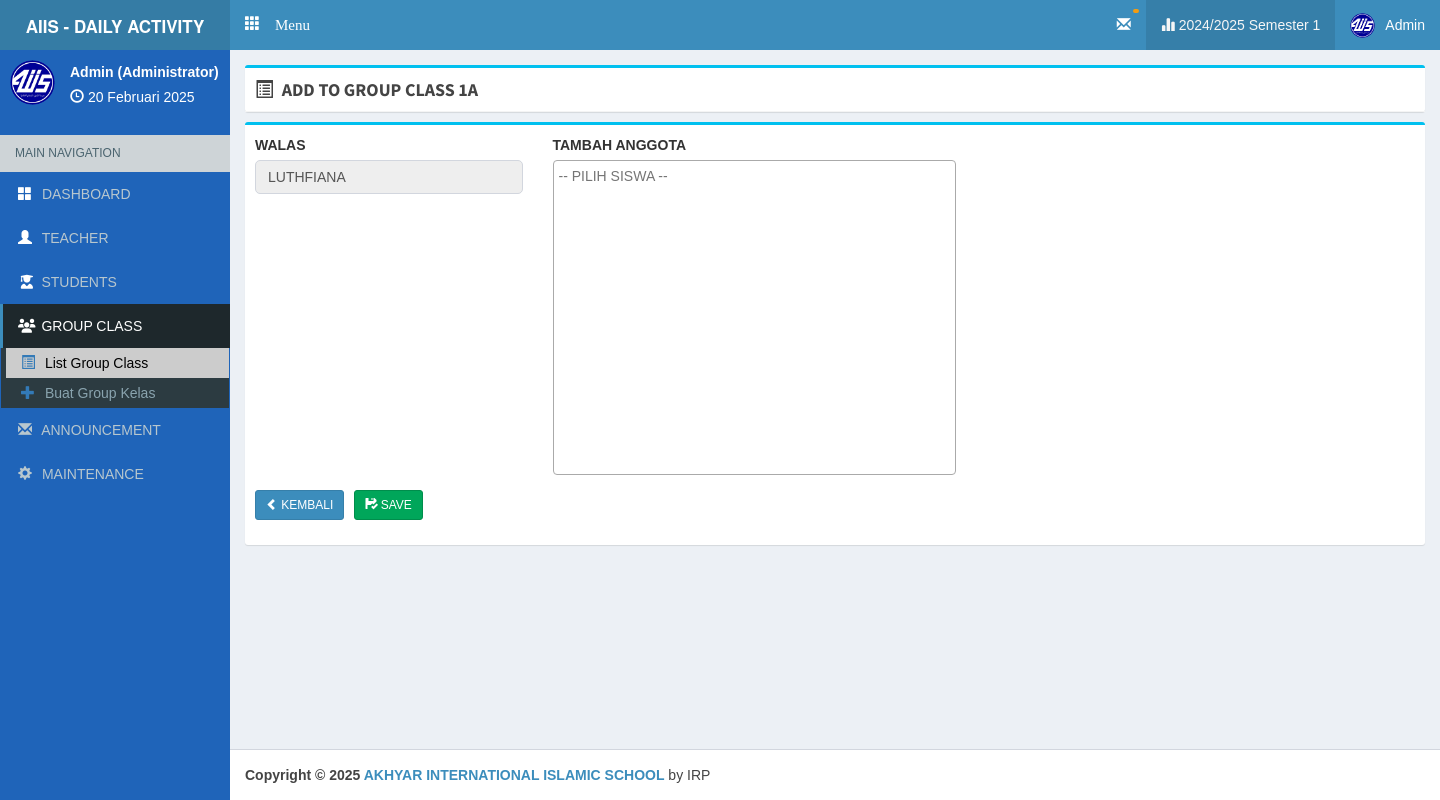
/admin/addtogroupclass/1A (signed in), run on the app's committed database.
### tables this page shows
CREATE TABLE `tahun_ajaran` (
  `id_tahun_ajaran` int(11) NOT NULL,
  `c_role` varchar(50) DEFAULT NULL,
  `tahun` varchar(50) DEFAULT NULL,
  `semester` varchar(50) DEFAULT NULL,
  `status` varchar(50) DEFAULT NULL
);

CREATE TABLE `group_kelas` (
  `id` int(11) NOT NULL,
  `nama_group_kelas` char(250) DEFAULT NULL,
  `walas` varchar(250) DEFAULT NULL,
  `nip` varchar(50) DEFAULT NULL
);

CREATE TABLE `aplikasi` (
  `id` int(2) NOT NULL,
  `alamat` varchar(30) NOT NULL,
  `kepsek` varchar(30) NOT NULL,
  `nipkepsek` varchar(30) NOT NULL,
  `namasek` varchar(60) NOT NULL
);

### php/config.php (called while the page is built, shortened)
<?php
$dbhost ='localhost';
$dbuser ='root';
$dbpass ='';
$dbname ='daily_activity_upt1';
$con=mysqli_connect($dbhost,$dbuser,$dbpass,$dbname);
$base='http://localhost/daily_act_upt1/';
$basead='http://localhost/daily_act_upt1/admin/';
$aplikasi=mysqli_fetch_array(mysqli_query($con,"SELECT * FROM aplikasi limit 1"));
?>

### php/function.php (called while the page is built, shortened)
<?php
function tgl($date){
  $array_bulan = array(1=>'Januari','Februari','Maret', 'April', 'Mei', 'Juni','Juli','Agustus','September','Oktober', 'November','Desember');
  $date = strtotime($date);
  $tanggal = date ('j', $date);
  $bulan = $array_bulan[date('n',$date)];
  $tahun = date('Y',$date);
  $result = $tanggal ." ". $bulan ." ". $tahun;
  return($result);
}
?>

### admin/view/students/addtogroup.php (the view, shortened to what this page needs)
<?php
	$timeOut        = $_SESSION['expire'];
	$timeRunningOut = time() + 5;
	if ($timeRunningOut == $timeOut || $timeRunningOut > $timeOut) {
	    $_SESSION['form_success'] = "session_time_out";
	    $timeIsOut = 1;
	    error_reporting(1);
  	} else {
		$queryGetWalas = mysqli_query($con, "
			SELECT walas FROM group_kelas
			WHERE nama_group_kelas = '$_GET[q]'
		");
		$getWalas = mysqli_fetch_array($queryGetWalas)['walas'];
  	}
?>
<link href="https://cdn.jsdelivr.net/npm/select2@4.1.0-rc.0/dist/css/select2.min.css" rel="stylesheet" />
<div class="box box-info">
  <form action="<?= $basead; ?>listgroupclass" method="post">
    <div class="box-body">
      <div class="row">
        <div class="col-sm-3">
          <div class="form-group">
            <label> WALAS </label>
            <input type="text" readonly name="walas" value="<?= str_replace([" S.Pd.I", "  S.Pd", ",", "Lc.", " S.Sos", "  S.Ag", "  A.Md", "  S.Si", "  M.Pd", "  S.Psi."], "", $getWalas); ?>" required id="nama_group" class="form-control">
          </div>
        </div>
        <div class="col-sm-4">
          <div class="form-group">
            <label> TAMBAH ANGGOTA </label>
          </div>
        </div>
      </div>
      <div class="row">
          <div class="col-sm-5">
              <div class="form-group" style="display: flex; gap: 10px;">
                  <a href="<?= $basead; ?>groupclass/<?= $_GET['q']; ?>" class="btn btn-primary btn-sm"> <i class="glyphicon glyphicon-chevron-left"></i> KEMBALI </a>
                  <button type="submit" name="sv_add_std" class="btn btn-success btn-sm"> <i class="glyphicon glyphicon-floppy-saved"></i> SAVE </button>
              </div>
          </div>
      </div>
    </div>
  </form>
</div>

### admin/main.php (shortened to what this page needs)
<?php
  require '../php/config.php';
  require '../php/function.php';
  $currTahun    = "";
  $currSemester = "";
  $check = mysqli_num_rows(mysqli_query($con, "SELECT * FROM tahun_ajaran WHERE status = 'aktif' AND c_role = '$_SESSION[key_admin]' "));
  if ($check != 0) {
    $currTahun = mysqli_query($con, "SELECT tahun FROM tahun_ajaran WHERE status = 'aktif' AND c_role = '$_SESSION[key_admin]' ");
    $currTahun = mysqli_fetch_assoc($currTahun)['tahun'];
    $currSemester = mysqli_query($con, "SELECT semester FROM tahun_ajaran WHERE status = 'aktif' AND c_role = '$_SESSION[key_admin]' ");
    $currSemester = mysqli_fetch_assoc($currSemester)['semester'];
  } else {
    $currTahun    = "";
    $currSemester = "";
  }
  $na = mysqli_fetch_array(mysqli_query($con,"SELECT * FROM admin where c_admin = '$_SESSION[key_admin]' "));
?>
<!DOCTYPE html>
<html>
<head>
  <link href="<?php echo $base; ?>theme/js/summernote.min.css" rel="stylesheet"/>
  <link rel="stylesheet" href="<?php echo $base; ?>theme/plugins/datatables/dataTables.bootstrap.css">
  <link rel="stylesheet" href="<?php echo $base; ?>theme/plugins/iCheck/square/blue.css">
  <link rel="stylesheet" href="<?= $base; ?>theme/bower_components/bootstrap/dist/css/bootstrap.min.css">
  <link rel="stylesheet" href="<?= $base; ?>theme/bower_components/font-awesome/css/font-awesome.min.css">
  <link rel="stylesheet" href="https://cdnjs.cloudflare.com/ajax/libs/font-awesome/6.5.1/css/all.min.css" />
  <link rel="stylesheet" href="<?= $base; ?>theme/dist/css/AdminLTE.min.css">
  <link rel="stylesheet" href="<?= $base; ?>theme/dist/css/skins/_all-skins.min.css">
  <link rel="stylesheet" href="<?php echo $base; ?>theme/plugins/pace/pace.min.css">
  <link href="https://cdn.jsdelivr.net/npm/select2@4.1.0-rc.0/dist/css/select2.min.css" rel="stylesheet" />
  <link href="<?php echo $base; ?>theme/datetime/css/bootstrap-datetimepicker.min.css" rel="stylesheet">
  <link rel="stylesheet" href="<?php echo $base; ?>theme/plugins/select2/select2.min.css">
  <link rel="stylesheet" href="<?php echo $base; ?>theme/dist/css/AdminLTE.min.css">
  <link rel="stylesheet" href="<?php echo $base; ?>theme/dist/css/skins/_all-skins.min.css">
  <link rel="stylesheet" href="<?php echo $base; ?>theme/dist/css/overridecss.css">
</head>
<body class="skin-blue hold-transition fixed"
oncontextmenu="return false">
<div class="wrapper">
  <header class="main-header">
    <a href="#" class="logo">
      <span class="logo-lg"> <b style="font-size: 17px;"> AIIS - DAILY ACTIVITY </b> </span>
    </a>
    <nav class="navbar navbar-static-top" role="navigation">
     <a href="#" class="glyphicon glyphicon-th" data-toggle="offcanvas" role="button" style="color: #fff;margin-top: 15px;margin-left: 15px;font-size: 15px;"> Menu
      </a>
      <div class="navbar-custom-menu">
        <ul class="nav navbar-nav">
          <li class="dropdown notifications-menu">
            <a href="#" class="dropdown-toggle" id="untukNotifNoApprKepsek" data-toggle="dropdown">
              <i class="glyphicon glyphicon-envelope"></i>
              <span class="label label-warning" id="notifInfoList">  </span>
            </a>
          </li>
          <li class="active">
            <a><i class="glyphicon glyphicon-stats"></i> <?= $currTahun; ?> Semester <?= $currSemester; ?></a>
          </li>
          <li class="dropdown user user-menu" id="bgnNama">
            <a href="#" class="dropdown-toggle" data-toggle="dropdown">
              <img src="<?php echo $base; ?>imgstatis/logo2.png" class="user-image" alt="User Image">
                <span class="hidden-xs"><?php echo ucfirst($_SESSION['name_user']) ?></span>
              </a>
          </li>
        </ul>
      </div>
    </nav>
  </header>
  <aside class="main-sidebar">
    <section class="sidebar cobasidebar">
      <div class="user-panel">
        <div class="pull-left image">
            <img src="<?php echo $base; ?>imgstatis/logo2.png" class="img-circle" alt="User Image">
        </div>
        <div class="pull-left info">
          <p><?= ucfirst($na['username']); ?> (<?= $na['nama']; ?>) </p>
          <i class="glyphicon glyphicon-time"></i> <?php echo tgl(date('d-m-Y')); ?>
        </div>
      </div>
      <ul class="sidebar-menu">
        <li class="header">MAIN NAVIGATION</li>
        <li>
          <a href="<?= $basead; ?>" id="dashboard"><i style="color: white;" class="glyphicon glyphicon-th-large text-primary"></i> <span id=""> DASHBOARD </span> </a>
        </li>
        <li>
          <a href="<?= $basead; ?>teacher" id="addguru"><i style="color: white;" class="glyphicon glyphicon-user"></i> <span id="addtc"> TEACHER </span> </a>
        </li>
        <li>
          <a href="<?= $basead; ?>students" id="students"><i style="color: white;" class="fa-classic fa-solid fa-user-graduate fa-fw"></i> <span id="addst" style="margin-left: 2px;"> STUDENTS </span> </a>
        </li>
        <li>
          <a href="#" id="list_student">
            <i class="fa-solid fa-users"></i> <span style="margin-left: 2px;"> GROUP CLASS </span>
          </a>
          <ul class="treeview-menu">
            <li>
              <a href="<?= $basead; ?>listgroupclass" id="listgroupclass"><i class="glyphicon glyphicon-list-alt text-primary"></i> <span id="g_kls"> List Group Class </span> </a>
            </li>
            <li>
              <a href="<?= $basead; ?>creategroupstudents" id="creategroupstudents"><i class="glyphicon glyphicon-plus text-primary"></i> <span id="b_gk"> Buat Group Kelas </span> </a>
            </li>
          </ul>
        </li>
        <li>
          <a href="#" id="list_announcement">
            <i class="glyphicon glyphicon-envelope"></i> <span> ANNOUNCEMENT </span>
          </a>
        </li>
        <li>
          <a href="#" id="list_maintenance">
            <i class="glyphicon glyphicon-cog"></i> <span id="titleList2"> MAINTENANCE </span>
          </a>
        </li>
      </ul>
    </section>
  </aside>
  <div class="content-wrapper">
    <?php if (!empty($_GET['on'])): ?>
      <?php if ($_GET['on'] != 'createdaily'): ?>
        <section class="content-header" id="content_head">
          <div class="box box-info" style="margin-bottom: -5px;">
            <div class="box-header with-border">
              <h3 class="box-title" id="boxTitle"> <i class="fa" id="addIcon"></i> <span id="isiMenu"> </span> </h3>
            </div>
          </div>
        </section>
      <?php endif ?>
    <?php endif ?>
    <section class="content" id="isi_konten">
<?php
  if(empty($_GET['on'])){require 'view/dashboard/index.php';}
  else{
    $act=($_GET['on']);
    if($act=='kelas'){
      require 'view/a-kelas.php';
    }
    else if ($act == 'checkpembayarandaninputdata') {
      require 'view/spp/check_pembayaran/check_pembayaran_dan_inputdata.php';
    }
    elseif ($act == 'editdata') {
      require 'view/spp/edit_data/editdata.php';
    }
    elseif($act == 'upload') {
      require 'view/spp/upload/uploadfile.php';
    }
    elseif($act == 'addteacher') {
      require 'view/a-guru.php';
    }
    elseif($act == 'teacher') {
      require 'view/list_teacher.php';
    }
    elseif($act == 'students') {
      require 'view/students/all_student.php';
    }
    elseif($act == 'importsiswa') {
      require 'view/students/importsiswa.php';
    }
    elseif($act == 'addstudent') {
      require 'view/students/a-student.php';
    }
    elseif($act == 'listgroupclass') {
      require 'view/students/listgroupclass.php';
    }
    elseif($act == 'groupclass') {
      require 'view/students/anggota.php';
    }
    elseif($act == 'creategroupstudents') {
      require 'view/students/index.php';
    }
    elseif($act == 'addtogroupclass') {
      require 'view/students/addtogroup.php';
    }
    elseif($act == 'createinfo') {
      require 'view/announcement/index.php';
    }
    elseif ($act == 'tahunajaran') {
      require 'view/maintenance/tahun_ajaran/index.php';
    }
    else{
      require 'view/404.php';
    }
  }
?>
    </section>
  </div>
</div>
  <footer class="main-footer">
    <strong>Copyright &copy; <?php echo date('Y'); ?> <a href="#"><?php echo $aplikasi['namasek']; ?></a></strong> by IRP
</body>
</html>

### admin/main.php (style rules this page uses)
body { font-family:arial; }
#addIcon { top: 4px; }

### data on the page
tahun_ajaran: tahun "2024/2025", semester "1"
group_kelas: walas "LUTHFIANA"
aplikasi: namasek "AKHYAR INTERNATIONAL ISLAMIC SCHOOL"

### other printed values
$_SESSION['name_user'] "Admin"
$na['username'] "Admin"
$na['nama'] "Administrator"
